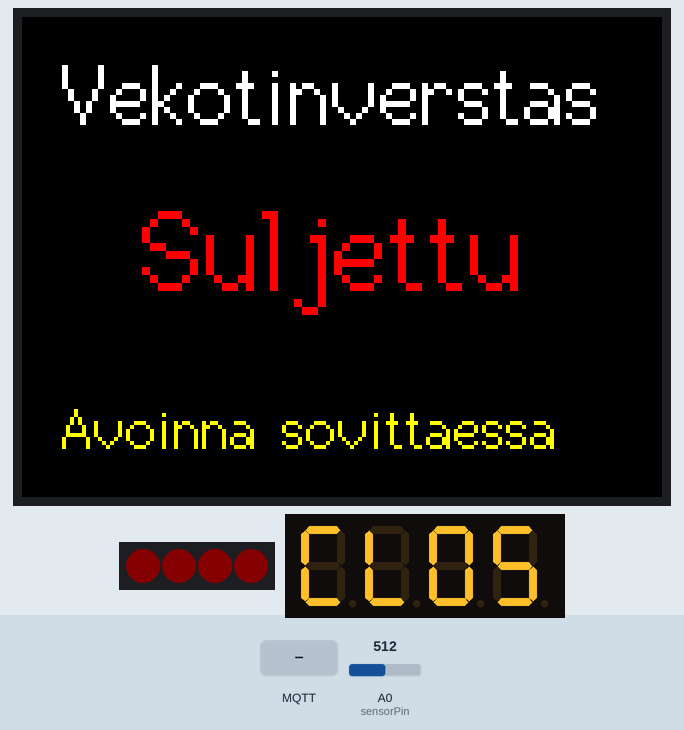
This sketch was run on a simulated ESP8266 (NodeMCU). On the bench: 320×240 colour display, 4 RGB LEDs in strip order, left to right, 4-digit seven-segment display. The test bench sets the inputs (shaded band); at power-on: A0 (sensorPin) = 512. Dim RGB values are drawn brighter than linear; WiFi joins after 1.5 s; servers stay silent unless stated; no MQTT or app messages arrive unless stated; what the sketch prints to the serial monitor is not drawn.

Above: at 2.8 s.
2.9 s: MQTT message "auki" arrives on the first subscribed topic
At 4.1 s:
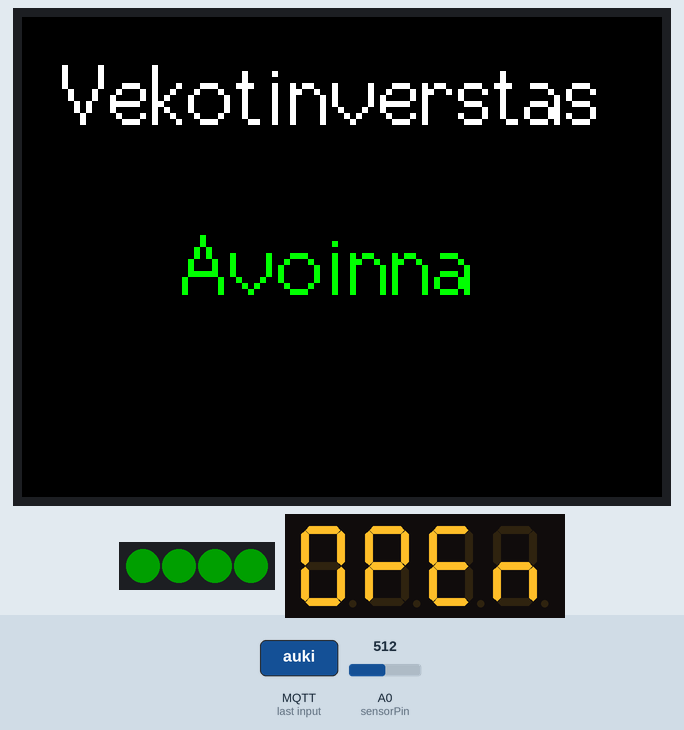
4.5 s: A0 (sensorPin) set to 401
6.0 s: A0 (sensorPin) set to 369
At 6.34 s:
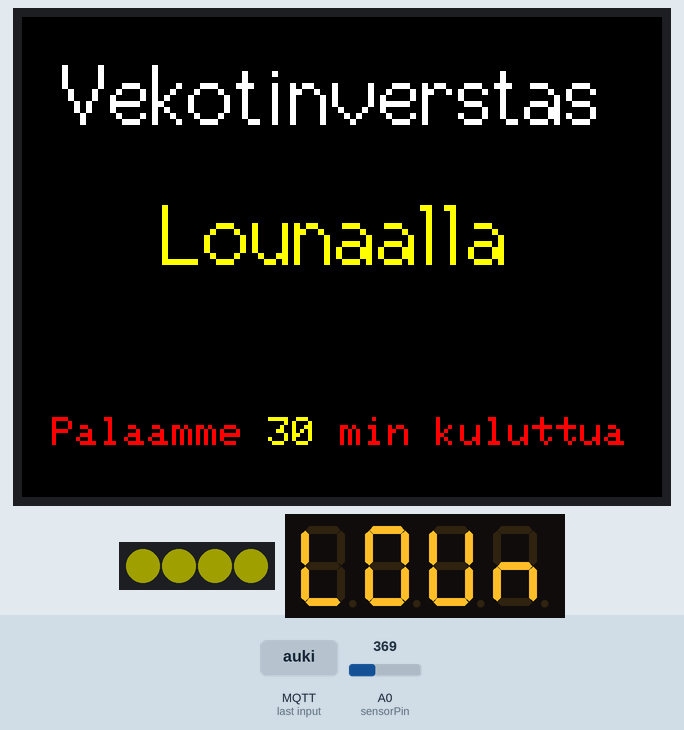
8.0 s: MQTT message "5min" arrives on the first subscribed topic
At 8.28 s:
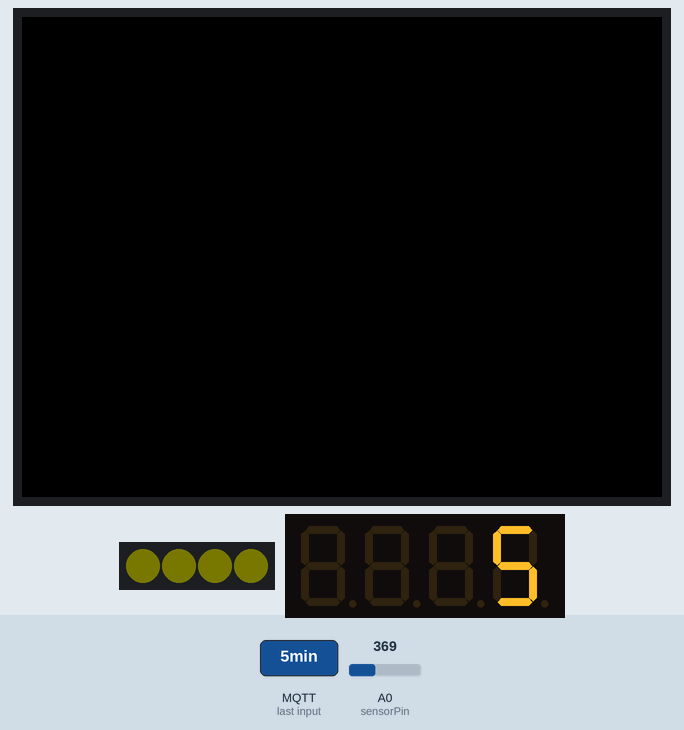
10.6 s: MQTT message "hetki" arrives on the first subscribed topic
At 10.74 s:
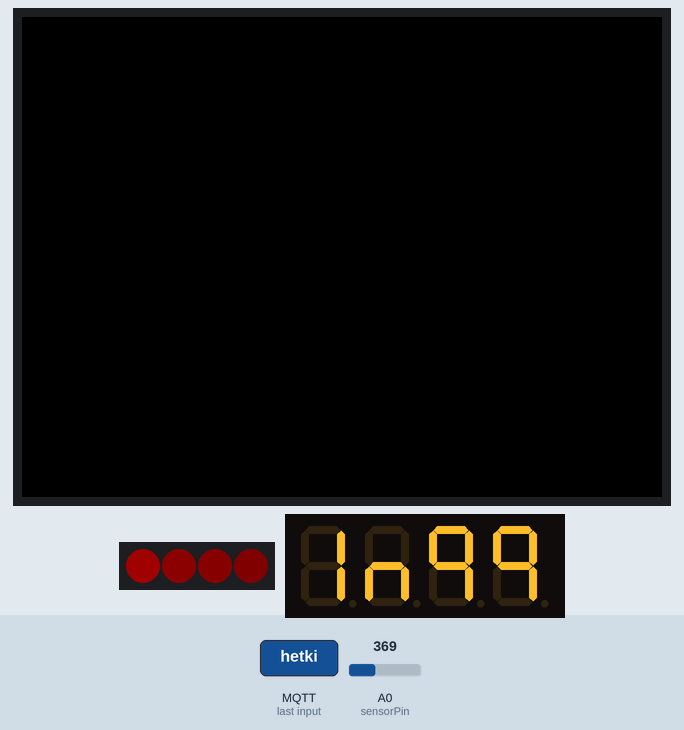
12.4 s: MQTT message "kiinni" arrives on the first subscribed topic
At 12.63 s:
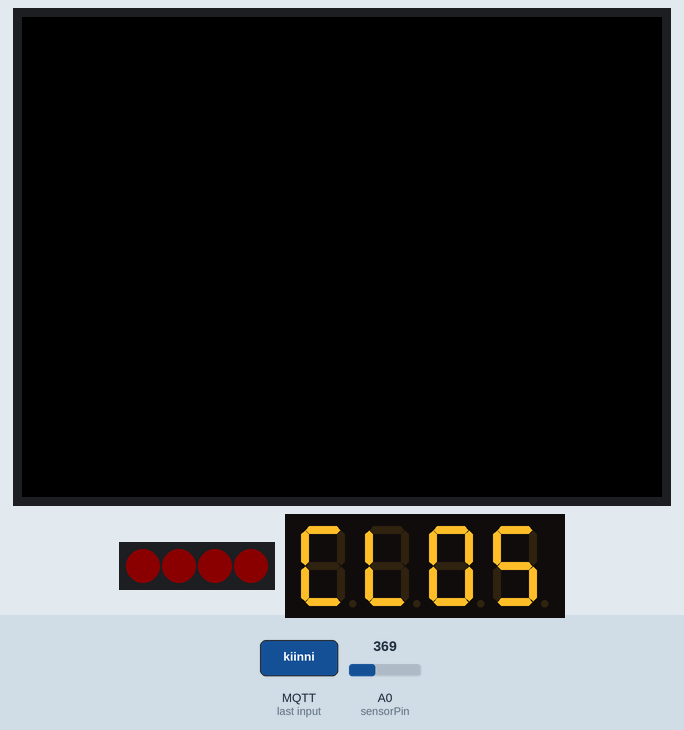
Timing chart, 0 to 14.9 s (numbered marks = the images above; inputs shaded):
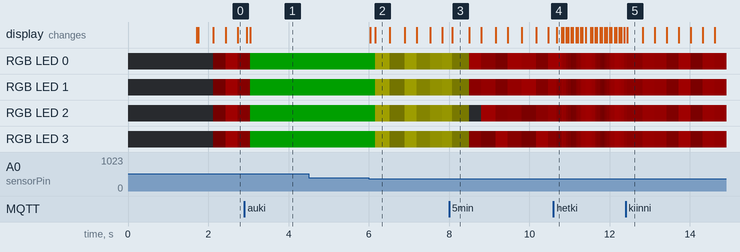

The sketch:

TFT_infonaytto.ino
```cpp
/*
  #########################################################################
  ###### Muuta TFT_eSPI:n User_Setup.h:ssa Setup1_ILI9341.h käyttöön ######
  #########################################################################
*/

#include <TFT_eSPI.h> // Graphics and font library for ILI9341 driver chip
#include <SPI.h>
TFT_eSPI tft = TFT_eSPI();  // Invoke library
#include <ESP8266WiFi.h>
#include <PubSubClient.h>
#include <FastLED.h>
#include "settings.h"
#include <Arduino.h>
#include <TM1637Display.h>

FASTLED_USING_NAMESPACE
#if defined(FASTLED_VERSION) && (FASTLED_VERSION < 3001000)
#warning "Requires FastLED 3.1 or later; check github for latest code."
#endif

#define DATA_PIN    D6
#define LED_TYPE    WS2812B
#define COLOR_ORDER GRB
#define NUM_LEDS    4
CRGB leds[NUM_LEDS];

#define BRIGHTNESS          32
#define FRAMES_PER_SECOND  120


WiFiClient espClient;
PubSubClient client(espClient);
long lastMsg = 0;
char msg[50];

int buttonState;             // the current reading from the input pin
int lastButtonState = LOW;
unsigned long lastDebounceTime = 0;
unsigned long debounceDelay = 50;
uint8_t verstasStatus = 0;
uint8_t lastVerstasStatus;
uint8_t lunchTimer = 30;
uint8_t awayTimer = 5;

#define CLK D1
#define DIO D2
int sensorPin = A0;
int sensorValue = 0;
uint8_t button;
uint8_t oldButton = 0;
TM1637Display display(CLK, DIO);

void setup() {
  tft.init();
  tft.setRotation(3);
  Serial.begin(115200);
  setup_wifi();
  client.setServer(MQTT_SERVER, MQTT_PORT);
  client.setCallback(callback);
  display.setBrightness(0x0f);
  FastLED.addLeds<LED_TYPE, DATA_PIN, COLOR_ORDER>(leds, NUM_LEDS).setCorrection(TypicalLEDStrip);
  FastLED.setBrightness(BRIGHTNESS);
}

void setup_wifi() {
  delay (10);
  Serial.println();
  Serial.print("Connecting ");
  Serial.print(WIFI_SSID);
  WiFi.begin(WIFI_SSID, WIFI_PASSWORD);
  while (WiFi.status() != WL_CONNECTED) {
    delay(500);
    Serial.print(".");
  }
  Serial.println("");
  Serial.println("WiFi connected");
  Serial.println("IP adress:");
  Serial.println(WiFi.localIP());
}

void callback(char* topic, byte* payload, unsigned int length) {

  String message;
  Serial.print("Message arrived [");
  Serial.print(topic);
  Serial.print("] ");
  for (int i = 0; i < length; i++) {
    message = message + (char)payload[i];
  }
  Serial.println(message);

  if (message == "auki") {
    verstasStatus = 0;
  }
  if (message == "kiinni") {
    verstasStatus = 2;
  }
  if (message == "lounas") {
    verstasStatus = 1;
  }
  if (message == "hetki") {
    verstasStatus = 4;
  }
  if (message == "5min") {
    verstasStatus = 3;
  }
  if (message == "10min") {
    verstasStatus = 3;
    lastVerstasStatus = 3;
    awayTimer = 10;
    tft.fillScreen(TFT_BLACK);
  }
  if (message == "suljettu tilapäisesti") {
    verstasStatus = 5;
  }
}

static void mqtt_send(const char *topic, const char *message)
{
  // Make sure we have wifi and if not try to get some wifi. If we do not have saved wifi settings create accespoint with esp_id and wifi_pw ( at first run login to ap and save wifi settings ).
  if (!client.connected()) {
    client.setServer(MQTT_SERVER, MQTT_PORT);
    client.connect("TFTinfoDisplay", MQTT_USER, MQTT_PASSWORD);
  }
  if (client.connected()) {
    Serial.print("Publishing ");
    Serial.print(message);
    Serial.print(" to ");
    Serial.print(topic);
    Serial.print("...");
    int result = client.publish(topic, message, true);
    Serial.println(result ? "OK" : "FAIL");
  }
}

void reconnect() {
  // Loop until we're reconnected
  while (!client.connected()) {
    Serial.print("Attempting MQTT connection...");
    // Attempt to connect
    if (client.connect("ESP8266Client", MQTT_USER, MQTT_PASSWORD)) {
      Serial.println("connected");
      // Once connected, publish an announcement...
      //client.publish("outTopic", "hello world");
      // ... and resubscribe
      client.subscribe(MQTT_TOPIC);
    } else {
      Serial.print("failed, rc=");
      Serial.print(client.state());
      Serial.println(" try again in 5 seconds");
      // Wait 5 seconds before retrying
      delay(5000);
    }
  }
}

const uint8_t SEG_OPEN[] = {
  SEG_A | SEG_B | SEG_C | SEG_D | SEG_E | SEG_F,   // O
  SEG_A | SEG_B | SEG_E | SEG_F | SEG_G,           // P
  SEG_A | SEG_D | SEG_E | SEG_F | SEG_G,           // E
  SEG_C | SEG_E | SEG_G,                           // n
};

const uint8_t SEG_CLOSED[] = {
  SEG_A | SEG_D | SEG_E | SEG_F,                   // C
  SEG_E | SEG_F | SEG_D,                           // L
  SEG_A | SEG_B | SEG_C | SEG_D | SEG_E | SEG_F,   // O
  SEG_A | SEG_C | SEG_D | SEG_G | SEG_F,           // S
  SEG_A | SEG_D | SEG_E | SEG_F | SEG_G,           // E
  SEG_B | SEG_C | SEG_D | SEG_E | SEG_G,           // d
};

const uint8_t SEG_LOUNAS[] = {
  SEG_E | SEG_F | SEG_D,                           // L
  SEG_A | SEG_B | SEG_C | SEG_D | SEG_E | SEG_F,   // O
  SEG_B | SEG_C | SEG_D | SEG_E | SEG_F,           // U
  SEG_C | SEG_E | SEG_G,                           // n
  SEG_A | SEG_B | SEG_C | SEG_G | SEG_E | SEG_F,   // A
  SEG_A | SEG_C | SEG_D | SEG_G | SEG_F,           // S
};

const uint8_t SEG_IN[] = {
  SEG_B | SEG_C,                                   // I
  SEG_C | SEG_E | SEG_G,                           // n
};

const uint8_t SEG_IN99[] = {
  SEG_B | SEG_C,                                   // I
  SEG_C | SEG_E | SEG_G,                           // n
  SEG_A | SEG_B | SEG_C | SEG_G | SEG_F,           // 9
  SEG_A | SEG_B | SEG_C | SEG_G | SEG_F,           // 9
};

const uint8_t SEG_SULJ[] = {


  SEG_A | SEG_C | SEG_D | SEG_G | SEG_F,           // S
  SEG_B | SEG_C | SEG_D | SEG_E | SEG_F,           // U
  SEG_E | SEG_F | SEG_D,                           // L
  SEG_B | SEG_C | SEG_D | SEG_E,                   // J
};

void loop() {
  if (!client.connected()) {
    reconnect();
  }
  client.loop();
  display.setBrightness(0x0f);
  FastLED.show();
  FastLED.delay(1000 / FRAMES_PER_SECOND);
  sensorValue = analogRead(sensorPin);
  uint8_t buttonReading;

  if ((sensorValue > 500) and (sensorValue < 550)) buttonReading = 1;
  else if ((sensorValue > 315) and (sensorValue < 385)) buttonReading = 2;
  else if (sensorValue < 50) buttonReading = 3;
  else {
    buttonReading = 0;
  }

  if (buttonReading != oldButton) {
    button = buttonReading;
    oldButton = button;
  }
  else button = 0;

  if (button == 1 && verstasStatus != 0) verstasStatus = 0;
  else if (button == 1 && verstasStatus == 0) verstasStatus = 2;
  if (button == 2 && verstasStatus != 1) verstasStatus = 1;
  if (button == 3 && verstasStatus != 3) {
    verstasStatus = 3;
    button = 0;
  }

  tft.setCursor(20, 15);
  tft.setTextColor(TFT_WHITE);
  tft.setTextFont(2); tft.setTextSize(3);
  tft.println("Vekotinverstas");
  tft.println();

  if (verstasStatus == 0) {
    tft.setTextColor(TFT_GREEN);
    tft.setCursor(80, 100);
    tft.setTextFont(2); tft.setTextSize(3);
    tft.println("Avoinna");
    display.setSegments(SEG_OPEN);
    fill_solid( leds, NUM_LEDS, CRGB(0, 255, 0));
  }

  if (verstasStatus == 1) {

    tft.setTextColor(TFT_YELLOW);
    tft.setCursor(70, 85);
    tft.setTextFont(2); tft.setTextSize(3);
    tft.println("Lounaalla");
    tft.setTextColor(TFT_RED);
    tft.setTextSize(2); tft.setTextFont(1);
    tft.setCursor(15, 200);
    tft.print("Palaamme"); tft.print(" ");
    tft.setTextColor(TFT_YELLOW);
    tft.print(lunchTimer); tft.print(" ");
    tft.setTextColor(TFT_RED);
    tft.print("min kuluttua");
    display.setSegments(SEG_LOUNAS);
    int pos = beatsin8(80, 8, 255, 0, 0);
    fill_solid( leds, NUM_LEDS, CRGB(pos, pos, 0));
    EVERY_N_SECONDS(66) {
      lunchTimer--;
      tft.fillScreen(TFT_BLACK);
    }
    if (lunchTimer < 1 ) verstasStatus = 4;
  }
  else lunchTimer = 30;

  if (verstasStatus == 2) {

    int pos2 = beatsin8(80, 1, 10, 0, 180);
    display.setBrightness(pos2);
    tft.setTextColor(TFT_RED);
    tft.setCursor(60, 85);
    tft.setTextFont(2); tft.setTextSize(4);
    tft.println("Suljettu");
    tft.setTextColor(TFT_YELLOW);
    tft.setCursor(20, 190);
    tft.setTextFont(2); tft.setTextSize(2);
    tft.println("Avoinna sovittaessa");
    display.setSegments(SEG_CLOSED);
    int pos = beatsin8(80, 8, 255, 0, 0);
    fill_solid( leds, NUM_LEDS, CRGB(pos, 0, 0));
  }

  if (verstasStatus == 3) {
    if (button == 3) {
      if (awayTimer < 5) {
        awayTimer = 5;
        button = 0;
        tft.fillScreen(TFT_BLACK);
      }
      else if ((awayTimer >= 5) && (awayTimer < 10)) {
        awayTimer = 10;
        button = 0;
        tft.fillScreen(TFT_BLACK);
      }
      else if ((awayTimer >= 10) && (awayTimer < 15)) {
        awayTimer = 15;
        button = 0;
        tft.fillScreen(TFT_BLACK);
      }
      else if ((awayTimer >= 15) && (awayTimer < 30)) {
        awayTimer = 30;
        button = 0;
        tft.fillScreen(TFT_BLACK);
      }
      else if ((awayTimer >= 30) && (awayTimer < 60)) {
        awayTimer = 60;
        button = 0;
        tft.fillScreen(TFT_BLACK);
      }
      else if (awayTimer >= 60) {
        verstasStatus = 5;
        awayTimer = 5;
        tft.fillScreen(TFT_BLACK);
      }
    }

    EVERY_N_SECONDS(60) {
      awayTimer--;
      tft.fillScreen(TFT_BLACK);
    }

    if (awayTimer == 0 ) {
      verstasStatus = 4;
      awayTimer = 5;
    }
    tft.setTextColor(TFT_YELLOW);
    tft.setCursor(55, 75);
    tft.setTextFont(2); tft.setTextSize(4);
    tft.println("Hetkinen");
    tft.setCursor(5, 170);
    tft.setTextSize(2);
    tft.print("Palaamme"); tft.print(" ");
    tft.setTextColor(TFT_RED);
    tft.print(awayTimer); tft.setTextSize(1); tft.print(" ");
    tft.setTextSize(2);
    tft.print("min"); tft.print(" "); tft.setTextColor(TFT_YELLOW);
    tft.println("kuluttua");
    display.setSegments(SEG_IN);
    display.showNumberDec(awayTimer, false);
    fadeToBlackBy( leds, NUM_LEDS, ( 5 + (300 / (awayTimer + 1))));
    int pos = beatsin16( 5 + (300 / (awayTimer + 1)), 0, NUM_LEDS - 1 );
    leds[pos] += CRGB( 255, 0, 0);
  }

  if (verstasStatus == 4) {

    tft.setTextColor(TFT_YELLOW);
    tft.setCursor(60, 90);
    tft.setTextFont(2); tft.setTextSize(4);
    tft.println("Hetkinen");
    tft.setTextFont(2); tft.setTextSize(1);
    tft.setCursor(70, 180);
    tft.println("Kiirellisessa tapauksessa");
    tft.setCursor(52, 195);
    tft.println("soita numeroon: 0440 242895");
    display.setSegments(SEG_IN99);
    int pos = beatsin8(80, 8, 255, 0, 0);
    fill_solid( leds, NUM_LEDS, CRGB(pos, 0, 0));
  }

  if (verstasStatus == 5) {

    tft.setTextColor(TFT_RED);
    tft.setCursor(60, 65);
    tft.setTextFont(2); tft.setTextSize(4);
    tft.println("Suljettu");
    tft.setCursor(25, 120);
    tft.println("tilapaisesti");
    tft.setTextSize(1);
    tft.setCursor(140, 125);
    tft.println(". .");
    tft.setTextColor(TFT_YELLOW);
    tft.setCursor(55, 200);
    tft.setTextFont(2); tft.setTextSize(1);
 //   tft.println("Normaalisti avoinna Ma-Pe 9-16");
    tft.println("Avoinna sovittaessa");
    display.setSegments(SEG_SULJ);
    int pos = beatsin8(80, 8, 255, 0, 0);
    fill_solid( leds, NUM_LEDS, CRGB(pos, 0, pos));
  }

  if (verstasStatus != lastVerstasStatus) {
    tft.fillScreen(TFT_BLACK);
    awayTimer = 5;
  }
  lastVerstasStatus = verstasStatus;

}
```

settings-example.h
```cpp
// WiFi settings
#define WIFI_SSID "wifi ssid"
#define WIFI_PASSWORD "wifi pw"

// MQTT settings
#define MQTT_TOPIC "mqtt_topic"
#define MQTT_SERVER "mqtt.example.org"
#define MQTT_PORT 1883
#define MQTT_USER "mqtt_user_with_read-write_permission_to_topic"
#define MQTT_PASSWORD "mqtt_password"
```

Measured:
- the behaviour switches between 385 and 384 on A0 (sensorPin) (found by bisection; images 1 and 2)
- after the input at 2.9 s, the display: first changes after 0.05 s (image 1 shows a later state)
- after the input at 4.5 s, every drawn part: stays the same
- after the input at 6.0 s, RGB LED 0–3: RGB(0, 32, 0) → RGB(32, 32, 0) after 0.15 s, → RGB(1, 1, 0) 0.37 s later, → RGB(29, 29, 0) 0.37 s later, → RGB(7, 7, 0) 0.30 s later, … (6 changes in this stretch); the display: first changes at once (image 2 shows a later state)
- after the input at 8.0 s, the display: changes after 0.07 s (image 3)
- after the input at 10.6 s, the display: changes after 0.09 s (image 4)
- after the input at 12.4 s, the display: changes at once (image 5)
- what the display in image 3 shows lasts 0.4 s, from 8.1 s to 8.5 s
